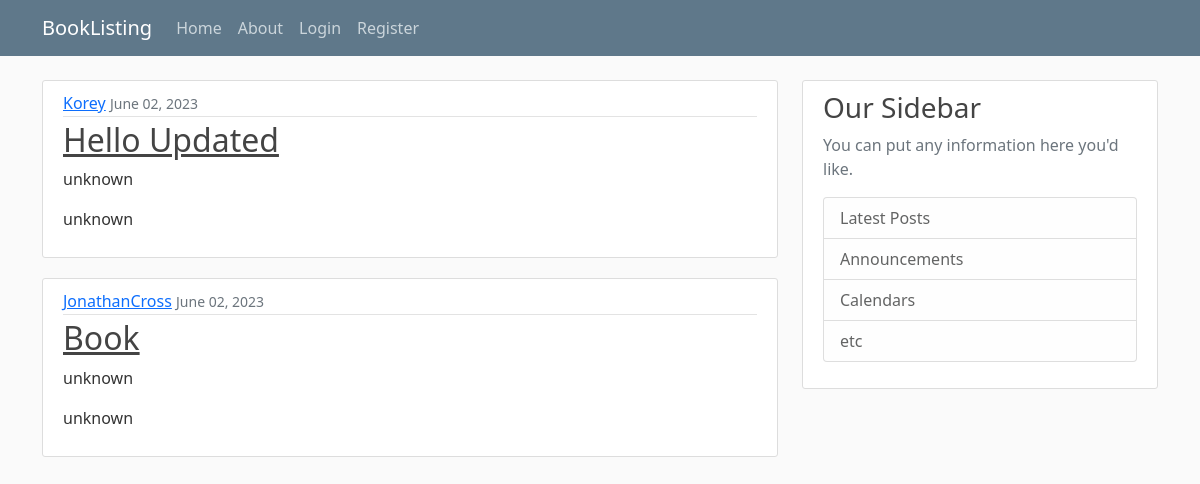
Before: / with the older database file.
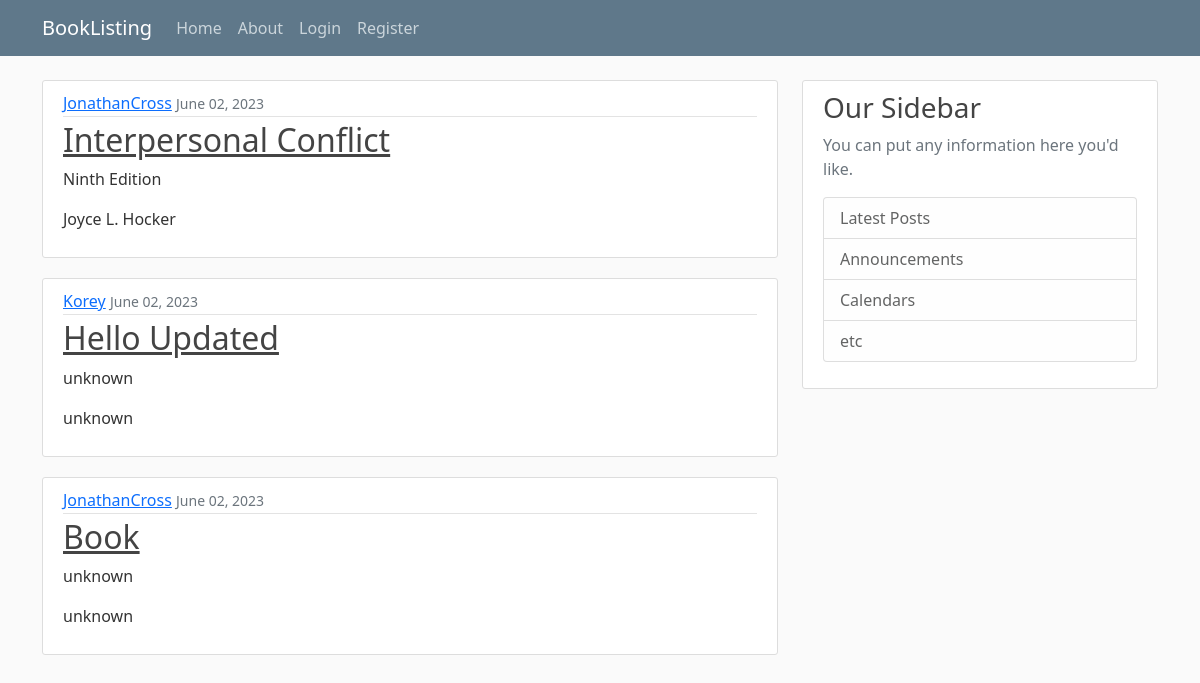
After: the same page with the newer database file.
### listing/models.py (models this page shows)
class Post(models.Model):
    title = models.CharField(max_length=100)
    content = models.TextField()
    date_posted = models.DateTimeField(default=timezone.now)
    author = models.ForeignKey(User, on_delete=models.CASCADE)
    book_author = models.CharField(max_length=100, default='unknown')
    edition = models.CharField(max_length=100, default='unknown')
    isbn = models.CharField(max_length=100, default='unknown')
    condition = models.CharField(max_length=100, default='unknown')
    price = models.DecimalField(max_digits=8, decimal_places=2, default=0.00)
    contact = models.CharField(max_length=100, default='unknown')
    location = models.CharField(max_length=100, default='unknown')

### listing/views.py (the view)
# urls.py: path('', PostListView.as_view(), name='listing-home'),
class PostListView(ListView):
    model = Post
    template_name = 'listing/home.html'
    context_object_name = 'posts'
    ordering = ['-date_posted']

### listing/templates/listing/home.html
{% extends "listing/base.html" %} {% block content %} {% for post in posts %}
<article class="media content-section">
  <div class="media-body">
    <div class="article-metadata">
      <a class="mr-2" href="#">{{ post.author }}</a>
      <small class="text-muted">{{ post.date_posted|date:'F d, Y' }}</small>
    </div>
    <h2>
      <a class="article-title" href="{% url 'post-detail' post.id %}"
        >{{ post.title }}</a
      >
    </h2>
    <p class="article-content">{{ post.edition }}</p>
    <p class="article-content">{{ post.book_author }}</p>
  </div>
</article>
{% endfor %} {% endblock content %}

### listing/templates/listing/base.html (shortened to what this page needs)
{% load static %}
<!DOCTYPE html>
<html lang="en">
  <head>
    <link
      href="https://cdn.jsdelivr.net/npm/bootstrap@5.0.2/dist/css/bootstrap.min.css"
      rel="stylesheet"
    />
    <link rel="stylesheet" href="{% static 'listing/main.css' %}">
  </head>
  <body>
    <header class="site-header">
      <nav class="navbar navbar-expand-md navbar-dark bg-steel fixed-top">
        <div class="container">
          <a class="navbar-brand mr-4" href="{% url 'listing-home' %}">BookListing</a>
          <div class="collapse navbar-collapse" id="navbarToggle">
            <div class="navbar-nav mr-auto">
              <a class="nav-item nav-link" href="{% url 'listing-home' %}">Home</a>
              <a class="nav-item nav-link" href="{% url 'listing-about' %}">About</a>
            </div>
            <div class="navbar-nav">
              {% if user.is_authenticated %}
              <a class="nav-item nav-link" href="{% url 'post-create' %}">New Post</a>
              <a class="nav-item nav-link" href="{% url 'profile' %}">Profile</a>
              <a class="nav-item nav-link" href="{% url 'logout' %}">Logout</a>
              {% else %}
              <a class="nav-item nav-link" href="{% url 'login' %}">Login</a>
              <a class="nav-item nav-link" href="{% url 'register' %}">Register</a>
              {% endif %}
            </div>
          </div>
        </div>
      </nav>
    </header>
    <main role="main" class="container">
      <div class="row">
        <div class="col-md-8">
          {% block content %}{% endblock %}
        </div>
        <div class="col-md-4">
          <div class="content-section">
            <h3>Our Sidebar</h3>
            <p class='text-muted'>You can put any information here you'd like.
              <ul class="list-group">
                <li class="list-group-item list-group-item-light">Latest Posts</li>
                <li class="list-group-item list-group-item-light">Announcements</li>
                <li class="list-group-item list-group-item-light">Calendars</li>
                <li class="list-group-item list-group-item-light">etc</li>
              </ul>
            </p>
          </div>
        </div>
      </div>
    </main>
  </body>
</html>

### listing/static/listing/main.css (style rules this page uses)
body { background: #fafafa; color: #333333; margin-top: 5rem; }
h1, h2, h3, h4, h5, h6 { color: #444444; }
ul { margin: 0; }
.bg-steel { background-color: #5f788a; }
.site-header .navbar-nav .nav-link { color: #cbd5db; }
.content-section { background: #ffffff; padding: 10px 20px; border: 1px solid #dddddd; border-radius: 3px; margin-bottom: 20px; }
.article-title { color: #444444; }
.article-content { white-space: pre-line; }
.article-metadata { padding-bottom: 1px; margin-bottom: 4px; border-bottom: 1px solid #e3e3e3; }

Changed rows visible on the page:
added Post: author "JonathanCross", date_posted "June 02, 2023", title "Interpersonal Conflict", edition "Ninth Edition", book_author "Joyce L. Hocker"
